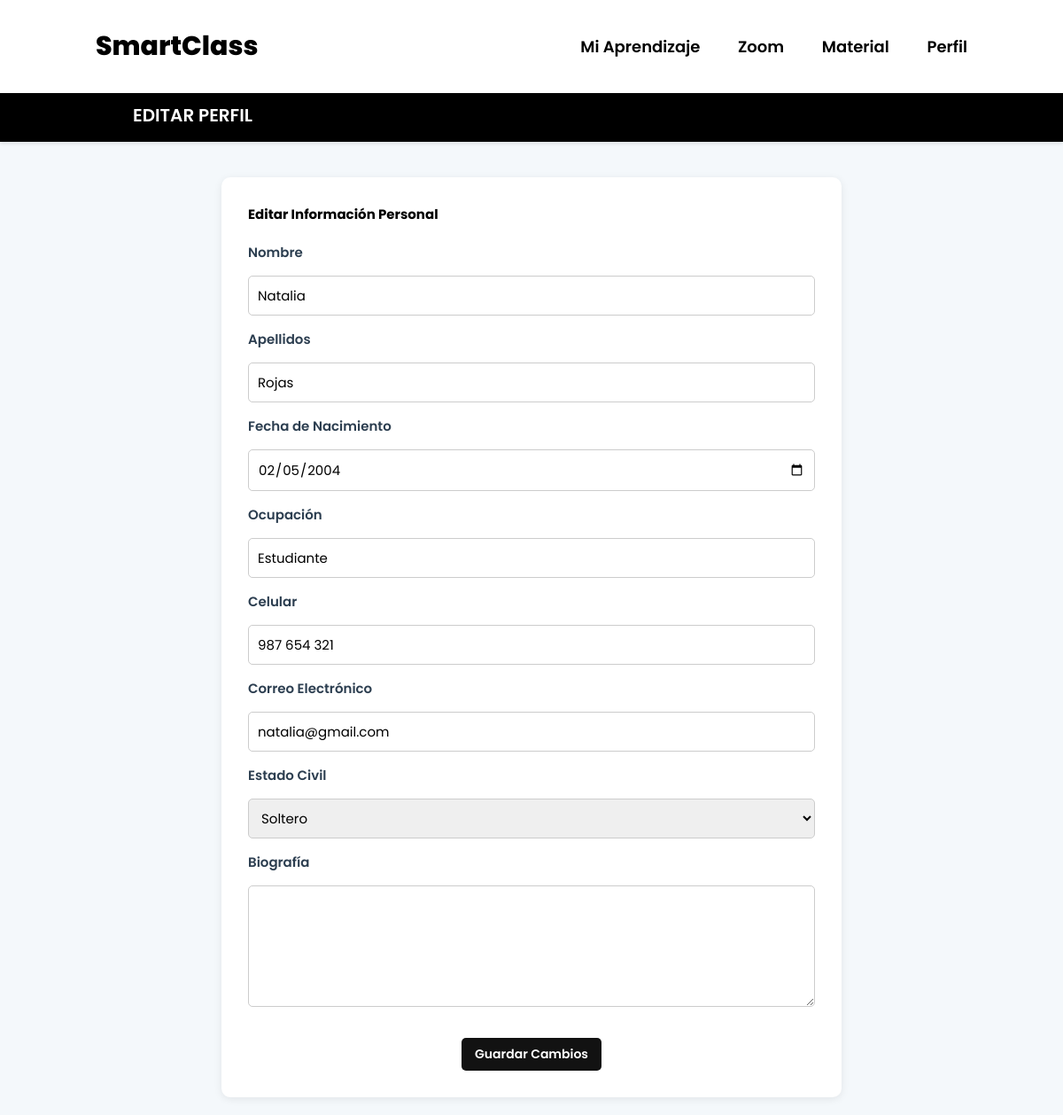
/php/Editar_Perfil.php (signed in), run on the app's committed database.
### tables this page shows
CREATE TABLE `detalles_personales` (
  `usuario_id` int NOT NULL,
  `fecha_nacimiento` date DEFAULT NULL,
  `estado_civil` varchar(50) DEFAULT NULL,
  `ocupacion` varchar(100) DEFAULT NULL,
  `celular` varchar(20) DEFAULT NULL,
  `biografia` text
);

CREATE TABLE `usuarios` (
  `id` int NOT NULL,
  `nombre` varchar(100) NOT NULL,
  `apellidos` varchar(100) NOT NULL,
  `correo` varchar(100) NOT NULL,
  `contrasena` varchar(255) NOT NULL,
  `plan_id` int DEFAULT NULL,
  `estado` enum('activo','inactivo') DEFAULT 'inactivo',
  `fecha_registro` timestamp NULL DEFAULT CURRENT_TIMESTAMP,
  `fecha_activacion` date DEFAULT NULL
);

### php/Editar_Perfil.php (the view, shortened to what this page needs)
<?php
require 'Conexion.php';
$usuario_id = $_SESSION['usuario_id'];
$stmt = $pdo->prepare("SELECT u.*, d.fecha_nacimiento, d.estado_civil, d.ocupacion, d.celular, d.biografia
                       FROM usuarios u
                       LEFT JOIN detalles_personales d ON u.id = d.usuario_id
                       WHERE u.id = ?");
$stmt->execute([$usuario_id]);
$usuario = $stmt->fetch(PDO::FETCH_ASSOC);
?>
<!DOCTYPE html>
<html lang="es">
<head>
  <link rel="stylesheet" href="../css/Editar.css" />
</head>
<body>
  <header class="header">
    <a href="#" class="logo">SmartClass</a>
    <nav class="navbar">
        <a href="Aprendizaje.php">Mi Aprendizaje</a>
        <a href="claseszoom.php">Zoom</a>
        <a href="Clases.php">Material</a>
        <a href="Perfil.php">Perfil</a>
    </nav>
</header>
  <div class="dashboard-bar">EDITAR PERFIL</div>
  <div class="perfil-container">
    <section class="perfil-contenido">
      <h2 style="margin-bottom: 2rem;">Editar Información Personal</h2>
      <form class="formulario-editar" action="procesar_edicion.php" method="POST">
        <label for="nombre">Nombre</label>
        <input type="text" id="nombre" name="nombre" value="<?= htmlspecialchars($usuario['nombre'] ?? '') ?>" required />
        <label for="apellidos">Apellidos</label>
        <input type="text" id="apellidos" name="apellidos" value="<?= htmlspecialchars($usuario['apellidos'] ?? '') ?>" required />
        <label for="fecha_nacimiento">Fecha de Nacimiento</label>
        <input type="date" id="fecha_nacimiento" name="fecha_nacimiento" value="<?= htmlspecialchars($usuario['fecha_nacimiento'] ?? '') ?>" required />
        <label for="ocupacion">Ocupación</label>
        <input type="text" id="ocupacion" name="ocupacion" value="<?= htmlspecialchars($usuario['ocupacion'] ?? '') ?>" />
        <label for="celular">Celular</label>
        <input type="tel" id="celular" name="celular" value="<?= htmlspecialchars($usuario['celular'] ?? '') ?>" />
        <label for="correo">Correo Electrónico</label>
        <input type="email" id="correo" name="correo" value="<?= htmlspecialchars($usuario['correo'] ?? '') ?>" required />
        <label for="estado_civil">Estado Civil</label>
        <select id="estado_civil" name="estado_civil">
          <option value="Soltero" <?= ($usuario['estado_civil'] ?? '') == 'Soltero' ? 'selected' : '' ?>>Soltero</option>
        </select>
        <label for="biografia">Biografía</label>
        <textarea id="biografia" name="biografia" rows="5"><?= htmlspecialchars($usuario['biografia'] ?? '') ?></textarea>
        <button type="submit">Guardar Cambios</button>
      </form>
    </section>
  </div>
</body>
</html>

### css/Editar.css (style rules this page uses)
* { margin: 0; padding: 0; box-sizing: border-box; text-decoration: none; border: none; outline: none; scroll-behavior: smooth; font-family: 'Poppins', 'sans-serif'; }
html { font-size: 62.5%; }
body { background: #f4f8fb; font-family: "Poppins", sans-serif; color: #000; margin: 0; padding-top: 80px; }
html, body { height: 100%; margin: 0; padding: 0; }
.header { position: fixed; top: 0; left: 0; width: 100%; padding: 3rem 9%; background: #fff; filter: drop-shadow(10px); display: flex; justify-content: space-between; align-items: center; z-index: 100; }
.logo { font-size: 3rem; color: #000000; font-weight: 800; cursor: pointer; transition: 0.5s ease; }
.navbar a { font-size: 1.8rem; color: #000000; margin-left: 4rem; font-weight: 600; transition: 0.6s ease; border-bottom: 3px solid transparent; }
.dashboard-bar { margin-top: 100px; background-color: #000000; color: white; height: 60px; display: flex; align-items: center; justify-content: flex-start; padding-left: 150px; font-size: 2rem; font-weight: 600; text-transform: uppercase; font-family: 'Poppins', sans-serif; box-shadow: 0 2px 4px rgba(0, 0, 0, 0.1); width: 100%; }
.perfil-container { display: flex; justify-content: center; margin-top: 2rem; padding: 0 2rem; }
.perfil-contenido { background-color: #ffffff; padding: 3rem; border-radius: 1rem; box-shadow: 0 2px 10px rgba(0, 0, 0, 0.08); width: 100%; max-width: 700px; margin: 2rem auto; }
.formulario-editar { display: flex; flex-direction: column; gap: 1.5rem; }
.formulario-editar label { font-weight: 600; font-size: 1.5rem; color: #2c3e50; }
.formulario-editar input, .formulario-editar select, .formulario-editar textarea { font-size: 1.5rem; padding: 1rem; border: 1px solid #ccc; border-radius: 0.5rem; font-family: 'Poppins', sans-serif; width: 100%; }
.formulario-editar button { background-color: #121212; color: white; padding: 0.8rem 1.5rem; font-size: 1.4rem; font-weight: 600; border: none; border-radius: 0.5rem; cursor: pointer; margin: 2rem auto 0 auto; display: block; transition: background-color 0.3s ease; }

### data on the page
detalles_personales: nombre "Natalia", apellidos "Rojas", fecha_nacimiento "02/05/2004", ocupacion "Estudiante", celular "987 654 321", correo "natalia@gmail.com", estado_civil "Soltero"
